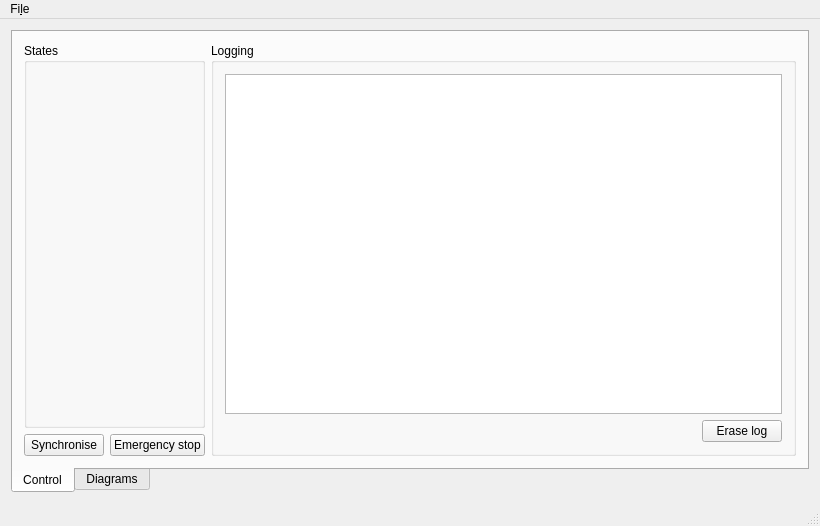
<?xml version="1.0" encoding="UTF-8"?>
<ui version="4.0">
 <class>MainWindow</class>
 <widget class="QMainWindow" name="MainWindow">
  <property name="geometry">
   <rect>
    <x>0</x>
    <y>0</y>
    <width>820</width>
    <height>526</height>
   </rect>
  </property>
  <property name="windowTitle">
   <string>Robot state modeller</string>
  </property>
  <widget class="QWidget" name="centralWidget">
   <layout class="QHBoxLayout" name="horizontalLayout">
    <item>
     <widget class="QTabWidget" name="tabWidget">
      <property name="tabPosition">
       <enum>QTabWidget::South</enum>
      </property>
      <property name="currentIndex">
       <number>0</number>
      </property>
      <widget class="QWidget" name="tabControl">
       <attribute name="title">
        <string>Control</string>
       </attribute>
       <layout class="QHBoxLayout" name="horizontalLayout_2">
        <item>
         <layout class="QGridLayout" name="gridLayout_3">
          <item row="0" column="0" colspan="2">
           <widget class="QGroupBox" name="groupBoxStates">
            <property name="title">
             <string>States</string>
            </property>
            <layout class="QVBoxLayout" name="verticalLayoutStates">
             <item>
              <spacer name="verticalSpacer">
               <property name="orientation">
                <enum>Qt::Vertical</enum>
               </property>
               <property name="sizeHint" stdset="0">
                <size>
                 <width>20</width>
                 <height>368</height>
                </size>
               </property>
              </spacer>
             </item>
            </layout>
           </widget>
          </item>
          <item row="1" column="0">
           <widget class="QPushButton" name="pushButtonSynchronise">
            <property name="text">
             <string>Synchronise</string>
            </property>
           </widget>
          </item>
          <item row="1" column="1">
           <widget class="QPushButton" name="pushButtonEmergencyStop">
            <property name="text">
             <string>Emergency stop</string>
            </property>
           </widget>
          </item>
         </layout>
        </item>
        <item>
         <widget class="QGroupBox" name="groupBoxLogging">
          <property name="title">
           <string>Logging</string>
          </property>
          <layout class="QGridLayout" name="gridLayout">
           <item row="0" column="0" colspan="2">
            <widget class="QTextBrowser" name="textBrowser"/>
           </item>
           <item row="1" column="0">
            <spacer name="horizontalSpacer">
             <property name="orientation">
              <enum>Qt::Horizontal</enum>
             </property>
             <property name="sizeHint" stdset="0">
              <size>
               <width>460</width>
               <height>20</height>
              </size>
             </property>
            </spacer>
           </item>
           <item row="1" column="1">
            <widget class="QPushButton" name="pushButtonEraseLog">
             <property name="text">
              <string>Erase log</string>
             </property>
            </widget>
           </item>
          </layout>
         </widget>
        </item>
       </layout>
      </widget>
      <widget class="QWidget" name="tabDiagrams">
       <attribute name="title">
        <string>Diagrams</string>
       </attribute>
      </widget>
     </widget>
    </item>
   </layout>
  </widget>
  <widget class="QMenuBar" name="menuBar">
   <property name="geometry">
    <rect>
     <x>0</x>
     <y>0</y>
     <width>820</width>
     <height>24</height>
    </rect>
   </property>
   <widget class="QMenu" name="menuFile">
    <property name="title">
     <string>Fi&amp;le</string>
    </property>
    <addaction name="actionQuit"/>
   </widget>
   <addaction name="menuFile"/>
  </widget>
  <widget class="QStatusBar" name="statusBar"/>
  <action name="actionQuit">
   <property name="text">
    <string>Quit</string>
   </property>
   <property name="shortcut">
    <string>Ctrl+Q</string>
   </property>
  </action>
 </widget>
 <layoutdefault spacing="6" margin="11"/>
 <resources/>
 <connections>
  <connection>
   <sender>actionQuit</sender>
   <signal>triggered()</signal>
   <receiver>MainWindow</receiver>
   <slot>close()</slot>
   <hints>
    <hint type="sourcelabel">
     <x>-1</x>
     <y>-1</y>
    </hint>
    <hint type="destinationlabel">
     <x>409</x>
     <y>262</y>
    </hint>
   </hints>
  </connection>
 </connections>
</ui>
